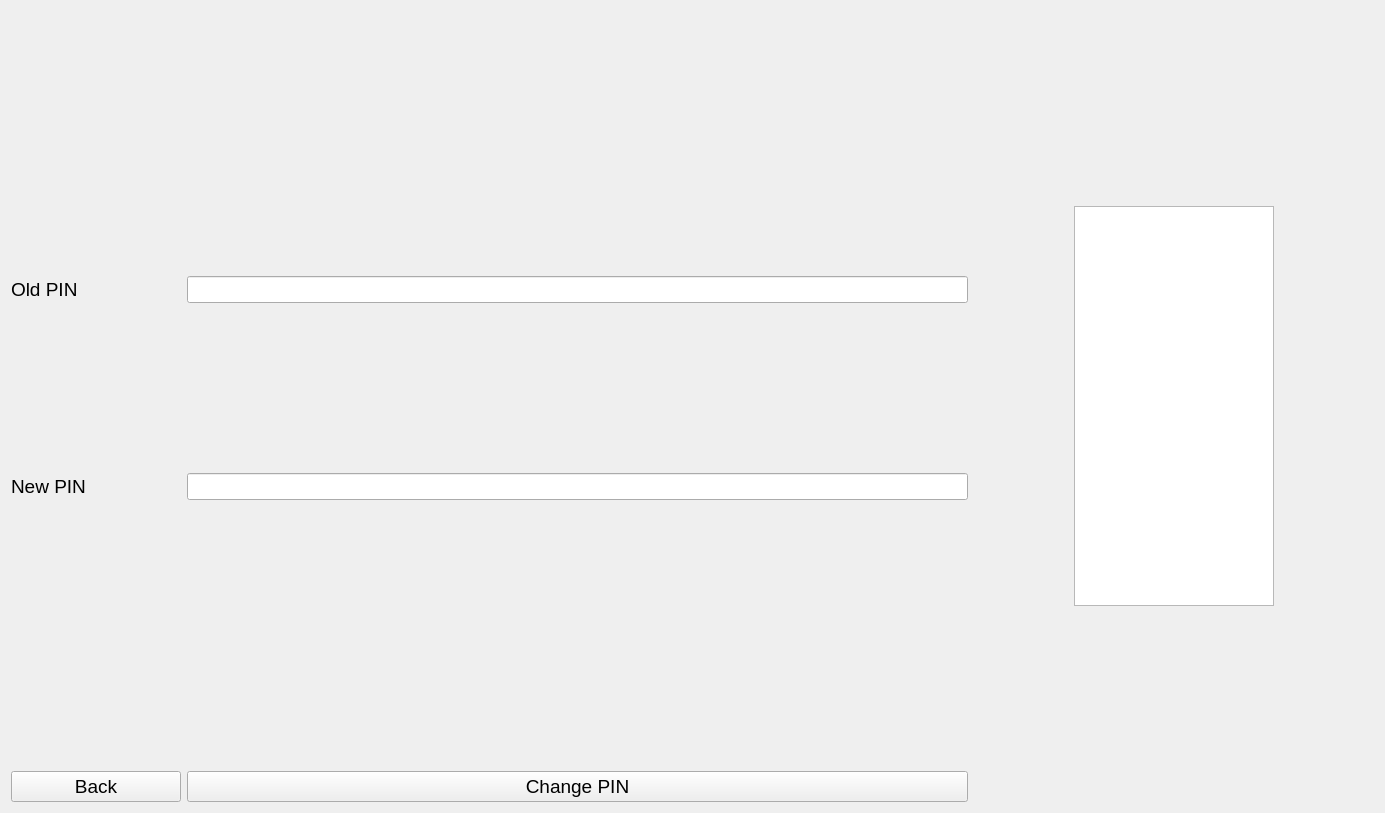
<?xml version="1.0" encoding="UTF-8"?>
<ui version="4.0">
 <class>ChangePinWidget</class>
 <widget class="QWidget" name="ChangePinWidget">
  <property name="geometry">
   <rect>
    <x>0</x>
    <y>0</y>
    <width>1385</width>
    <height>813</height>
   </rect>
  </property>
  <property name="windowTitle">
   <string>Form</string>
  </property>
  <layout class="QHBoxLayout" name="horizontalLayout">
   <item>
    <layout class="QFormLayout" name="formLayout">
     <item row="0" column="0">
      <layout class="QFormLayout" name="formLayout_2"/>
     </item>
     <item row="0" column="1">
      <spacer name="verticalSpacer_3">
       <property name="orientation">
        <enum>Qt::Vertical</enum>
       </property>
       <property name="sizeType">
        <enum>QSizePolicy::Preferred</enum>
       </property>
       <property name="sizeHint" stdset="0">
        <size>
         <width>20</width>
         <height>300</height>
        </size>
       </property>
      </spacer>
     </item>
     <item row="1" column="0">
      <widget class="QLabel" name="label_3">
       <property name="font">
        <font>
         <pointsize>14</pointsize>
        </font>
       </property>
       <property name="text">
        <string>Old PIN</string>
       </property>
      </widget>
     </item>
     <item row="1" column="1">
      <widget class="QLineEdit" name="oldPinField">
       <property name="font">
        <font>
         <pointsize>12</pointsize>
        </font>
       </property>
      </widget>
     </item>
     <item row="2" column="1">
      <spacer name="verticalSpacer_5">
       <property name="orientation">
        <enum>Qt::Vertical</enum>
       </property>
       <property name="sizeHint" stdset="0">
        <size>
         <width>20</width>
         <height>200</height>
        </size>
       </property>
      </spacer>
     </item>
     <item row="3" column="0">
      <widget class="QLabel" name="label">
       <property name="font">
        <font>
         <pointsize>14</pointsize>
        </font>
       </property>
       <property name="text">
        <string>New PIN</string>
       </property>
      </widget>
     </item>
     <item row="3" column="1">
      <widget class="QLineEdit" name="newPinField">
       <property name="font">
        <font>
         <pointsize>12</pointsize>
        </font>
       </property>
      </widget>
     </item>
     <item row="4" column="1">
      <spacer name="verticalSpacer_4">
       <property name="orientation">
        <enum>Qt::Vertical</enum>
       </property>
       <property name="sizeHint" stdset="0">
        <size>
         <width>20</width>
         <height>300</height>
        </size>
       </property>
      </spacer>
     </item>
     <item row="6" column="0">
      <widget class="QPushButton" name="goBackButton">
       <property name="minimumSize">
        <size>
         <width>170</width>
         <height>0</height>
        </size>
       </property>
       <property name="font">
        <font>
         <pointsize>14</pointsize>
        </font>
       </property>
       <property name="text">
        <string>Back</string>
       </property>
      </widget>
     </item>
     <item row="6" column="1">
      <widget class="QPushButton" name="changePinButton">
       <property name="font">
        <font>
         <pointsize>14</pointsize>
        </font>
       </property>
       <property name="text">
        <string>Change PIN</string>
       </property>
      </widget>
     </item>
    </layout>
   </item>
   <item>
    <spacer name="horizontalSpacer_2">
     <property name="orientation">
      <enum>Qt::Horizontal</enum>
     </property>
     <property name="sizeType">
      <enum>QSizePolicy::Preferred</enum>
     </property>
     <property name="sizeHint" stdset="0">
      <size>
       <width>100</width>
       <height>20</height>
      </size>
     </property>
    </spacer>
   </item>
   <item>
    <widget class="QTextEdit" name="infoField">
     <property name="maximumSize">
      <size>
       <width>200</width>
       <height>400</height>
      </size>
     </property>
     <property name="font">
      <font>
       <pointsize>12</pointsize>
      </font>
     </property>
    </widget>
   </item>
   <item>
    <spacer name="horizontalSpacer">
     <property name="orientation">
      <enum>Qt::Horizontal</enum>
     </property>
     <property name="sizeType">
      <enum>QSizePolicy::Preferred</enum>
     </property>
     <property name="sizeHint" stdset="0">
      <size>
       <width>100</width>
       <height>20</height>
      </size>
     </property>
    </spacer>
   </item>
  </layout>
 </widget>
 <resources/>
 <connections/>
</ui>
